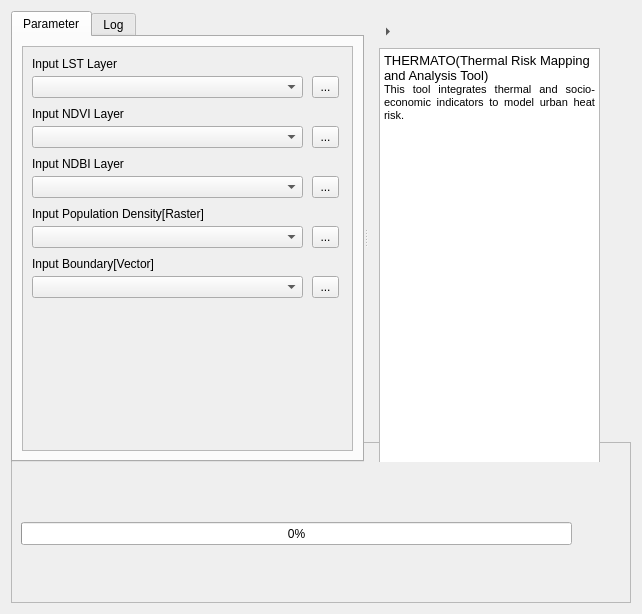
<?xml version="1.0" encoding="UTF-8"?>
<ui version="4.0">
 <class>ThermatoDialogBase</class>
 <widget class="QDialog" name="ThermatoDialogBase">
  <property name="geometry">
   <rect>
    <x>0</x>
    <y>0</y>
    <width>642</width>
    <height>614</height>
   </rect>
  </property>
  <property name="windowTitle">
   <string>THERMATO (Thermal Risk Mapping and Analysis Tool)</string>
  </property>
  <widget class="QFrame" name="frame">
   <property name="geometry">
    <rect>
     <x>11</x>
     <y>442</y>
     <width>620</width>
     <height>161</height>
    </rect>
   </property>
   <property name="frameShape">
    <enum>QFrame::StyledPanel</enum>
   </property>
   <property name="frameShadow">
    <enum>QFrame::Raised</enum>
   </property>
   <widget class="QProgressBar" name="progressBar">
    <property name="geometry">
     <rect>
      <x>10</x>
      <y>80</y>
      <width>551</width>
      <height>23</height>
     </rect>
    </property>
    <property name="value">
     <number>0</number>
    </property>
    <property name="textVisible">
     <bool>true</bool>
    </property>
    <property name="orientation">
     <enum>Qt::Horizontal</enum>
    </property>
    <property name="invertedAppearance">
     <bool>false</bool>
    </property>
    <property name="textDirection">
     <enum>QProgressBar::TopToBottom</enum>
    </property>
   </widget>
  </widget>
  <widget class="QSplitter" name="splitter">
   <property name="geometry">
    <rect>
     <x>11</x>
     <y>11</y>
     <width>631</width>
     <height>451</height>
    </rect>
   </property>
   <property name="orientation">
    <enum>Qt::Horizontal</enum>
   </property>
   <widget class="QTabWidget" name="TabWidget">
    <property name="currentIndex">
     <number>0</number>
    </property>
    <widget class="QWidget" name="Parameter">
     <property name="enabled">
      <bool>true</bool>
     </property>
     <attribute name="title">
      <string>Parameter</string>
     </attribute>
     <layout class="QVBoxLayout" name="verticalLayout_3">
      <item>
       <widget class="QScrollArea" name="scrollArea">
        <property name="widgetResizable">
         <bool>true</bool>
        </property>
        <widget class="QWidget" name="scrollAreaWidgetContents">
         <property name="geometry">
          <rect>
           <x>0</x>
           <y>0</y>
           <width>341</width>
           <height>398</height>
          </rect>
         </property>
         <layout class="QHBoxLayout" name="horizontalLayout_3">
          <item>
           <widget class="QWidget" name="widget_2" native="true">
            <widget class="QToolButton" name="btnLST">
             <property name="geometry">
              <rect>
               <x>280</x>
               <y>20</y>
               <width>27</width>
               <height>22</height>
              </rect>
             </property>
             <property name="text">
              <string>...</string>
             </property>
            </widget>
            <widget class="QComboBox" name="cmbNDBI">
             <property name="geometry">
              <rect>
               <x>0</x>
               <y>120</y>
               <width>271</width>
               <height>22</height>
              </rect>
             </property>
            </widget>
            <widget class="QLabel" name="leLST">
             <property name="geometry">
              <rect>
               <x>0</x>
               <y>0</y>
               <width>111</width>
               <height>16</height>
              </rect>
             </property>
             <property name="text">
              <string>Input LST Layer</string>
             </property>
            </widget>
            <widget class="QLabel" name="leNDVI">
             <property name="geometry">
              <rect>
               <x>0</x>
               <y>50</y>
               <width>111</width>
               <height>16</height>
              </rect>
             </property>
             <property name="text">
              <string>Input NDVI Layer</string>
             </property>
            </widget>
            <widget class="QLabel" name="leNDBI">
             <property name="geometry">
              <rect>
               <x>0</x>
               <y>100</y>
               <width>111</width>
               <height>16</height>
              </rect>
             </property>
             <property name="text">
              <string>Input NDBI Layer</string>
             </property>
            </widget>
            <widget class="QLabel" name="lePopulationDensity">
             <property name="geometry">
              <rect>
               <x>0</x>
               <y>150</y>
               <width>211</width>
               <height>16</height>
              </rect>
             </property>
             <property name="text">
              <string>Input Population Density[Raster]</string>
             </property>
            </widget>
            <widget class="QComboBox" name="cmbLST">
             <property name="geometry">
              <rect>
               <x>0</x>
               <y>20</y>
               <width>271</width>
               <height>22</height>
              </rect>
             </property>
            </widget>
            <widget class="QComboBox" name="cmbNDVI">
             <property name="geometry">
              <rect>
               <x>0</x>
               <y>70</y>
               <width>271</width>
               <height>22</height>
              </rect>
             </property>
            </widget>
            <widget class="QComboBox" name="cmbPopulationDensity">
             <property name="geometry">
              <rect>
               <x>0</x>
               <y>170</y>
               <width>271</width>
               <height>22</height>
              </rect>
             </property>
            </widget>
            <widget class="QToolButton" name="btnNDVI">
             <property name="geometry">
              <rect>
               <x>280</x>
               <y>70</y>
               <width>27</width>
               <height>22</height>
              </rect>
             </property>
             <property name="text">
              <string>...</string>
             </property>
            </widget>
            <widget class="QToolButton" name="btnNDBI">
             <property name="geometry">
              <rect>
               <x>280</x>
               <y>120</y>
               <width>27</width>
               <height>22</height>
              </rect>
             </property>
             <property name="text">
              <string>...</string>
             </property>
            </widget>
            <widget class="QToolButton" name="btnPopulationDensity">
             <property name="geometry">
              <rect>
               <x>280</x>
               <y>170</y>
               <width>27</width>
               <height>22</height>
              </rect>
             </property>
             <property name="text">
              <string>...</string>
             </property>
            </widget>
            <widget class="QComboBox" name="cmbBoundary">
             <property name="geometry">
              <rect>
               <x>0</x>
               <y>220</y>
               <width>271</width>
               <height>22</height>
              </rect>
             </property>
            </widget>
            <widget class="QLabel" name="leBoundary">
             <property name="geometry">
              <rect>
               <x>0</x>
               <y>200</y>
               <width>211</width>
               <height>16</height>
              </rect>
             </property>
             <property name="text">
              <string>Input Boundary[Vector]</string>
             </property>
            </widget>
            <widget class="QToolButton" name="btnBoundary">
             <property name="geometry">
              <rect>
               <x>280</x>
               <y>220</y>
               <width>27</width>
               <height>22</height>
              </rect>
             </property>
             <property name="text">
              <string>...</string>
             </property>
            </widget>
           </widget>
          </item>
         </layout>
        </widget>
       </widget>
      </item>
     </layout>
    </widget>
    <widget class="QWidget" name="Log">
     <attribute name="title">
      <string>Log</string>
     </attribute>
     <widget class="QWidget" name="layoutWidget">
      <property name="geometry">
       <rect>
        <x>0</x>
        <y>0</y>
        <width>361</width>
        <height>461</height>
       </rect>
      </property>
      <layout class="QVBoxLayout" name="verticalLayout">
       <item>
        <widget class="QTextEdit" name="textEdit">
         <property name="readOnly">
          <bool>true</bool>
         </property>
        </widget>
       </item>
       <item>
        <layout class="QHBoxLayout" name="horizontalLayout">
         <item>
          <spacer name="horizontalSpacer">
           <property name="orientation">
            <enum>Qt::Horizontal</enum>
           </property>
           <property name="sizeHint" stdset="0">
            <size>
             <width>40</width>
             <height>20</height>
            </size>
           </property>
          </spacer>
         </item>
         <item>
          <widget class="QPushButton" name="btnSaveLog">
           <property name="text">
            <string/>
           </property>
           <property name="icon">
            <iconset>
             <normaloff>E:/Download/icons8-save-48.png</normaloff>E:/Download/icons8-save-48.png</iconset>
           </property>
           <property name="iconSize">
            <size>
             <width>20</width>
             <height>20</height>
            </size>
           </property>
           <property name="flat">
            <bool>true</bool>
           </property>
          </widget>
         </item>
         <item>
          <widget class="QPushButton" name="btnCopyLog">
           <property name="text">
            <string/>
           </property>
           <property name="icon">
            <iconset>
             <normaloff>E:/Download/icons8-copy-48.png</normaloff>E:/Download/icons8-copy-48.png</iconset>
           </property>
           <property name="iconSize">
            <size>
             <width>20</width>
             <height>20</height>
            </size>
           </property>
           <property name="flat">
            <bool>true</bool>
           </property>
          </widget>
         </item>
         <item>
          <widget class="QPushButton" name="btnClearLog">
           <property name="text">
            <string/>
           </property>
           <property name="icon">
            <iconset>
             <normaloff>E:/Download/icons8-clear-48.png</normaloff>E:/Download/icons8-clear-48.png</iconset>
           </property>
           <property name="iconSize">
            <size>
             <width>20</width>
             <height>20</height>
            </size>
           </property>
           <property name="flat">
            <bool>true</bool>
           </property>
          </widget>
         </item>
        </layout>
       </item>
      </layout>
     </widget>
    </widget>
   </widget>
   <widget class="QWidget" name="infoPanel" native="true">
    <widget class="QWidget" name="layoutWidget">
     <property name="geometry">
      <rect>
       <x>11</x>
       <y>11</y>
       <width>221</width>
       <height>471</height>
      </rect>
     </property>
     <layout class="QVBoxLayout" name="verticalLayout_2">
      <item>
       <layout class="QHBoxLayout" name="horizontalLayout_2">
        <property name="spacing">
         <number>7</number>
        </property>
        <item>
         <widget class="QToolButton" name="btnToggle">
          <property name="sizePolicy">
           <sizepolicy hsizetype="Fixed" vsizetype="Fixed">
            <horstretch>0</horstretch>
            <verstretch>0</verstretch>
           </sizepolicy>
          </property>
          <property name="text">
           <string>...</string>
          </property>
          <property name="iconSize">
           <size>
            <width>10</width>
            <height>10</height>
           </size>
          </property>
          <property name="checkable">
           <bool>true</bool>
          </property>
          <property name="autoRaise">
           <bool>true</bool>
          </property>
          <property name="arrowType">
           <enum>Qt::RightArrow</enum>
          </property>
         </widget>
        </item>
        <item>
         <spacer name="horizontalSpacer_2">
          <property name="orientation">
           <enum>Qt::Horizontal</enum>
          </property>
          <property name="sizeHint" stdset="0">
           <size>
            <width>40</width>
            <height>20</height>
           </size>
          </property>
         </spacer>
        </item>
       </layout>
      </item>
      <item>
       <widget class="QWidget" name="widget" native="true">
        <property name="sizePolicy">
         <sizepolicy hsizetype="Preferred" vsizetype="Expanding">
          <horstretch>0</horstretch>
          <verstretch>0</verstretch>
         </sizepolicy>
        </property>
        <widget class="QTextEdit" name="textEdit_2">
         <property name="geometry">
          <rect>
           <x>0</x>
           <y>0</y>
           <width>221</width>
           <height>451</height>
          </rect>
         </property>
         <property name="html">
          <string>&lt;!DOCTYPE HTML PUBLIC &quot;-//W3C//DTD HTML 4.0//EN&quot; &quot;http://www.w3.org/TR/REC-html40/strict.dtd&quot;&gt;
&lt;html&gt;&lt;head&gt;&lt;meta name=&quot;qrichtext&quot; content=&quot;1&quot; /&gt;&lt;style type=&quot;text/css&quot;&gt;
p, li { white-space: pre-wrap; }
&lt;/style&gt;&lt;/head&gt;&lt;body style=&quot; font-family:'MS Shell Dlg 2'; font-size:7.8pt; font-weight:400; font-style:normal;&quot;&gt;
&lt;p style=&quot; margin-top:0px; margin-bottom:0px; margin-left:0px; margin-right:0px; -qt-block-indent:0; text-indent:0px;&quot;&gt;&lt;span style=&quot; font-size:10pt;&quot;&gt;THERMATO(Thermal Risk Mapping and Analysis Tool)&lt;/span&gt;&lt;/p&gt;
&lt;p align=&quot;justify&quot; style=&quot; margin-top:0px; margin-bottom:0px; margin-left:0px; margin-right:0px; -qt-block-indent:0; text-indent:0px;&quot;&gt;&lt;span style=&quot; font-size:8pt;&quot;&gt;This tool integrates thermal and socio-economic indicators to model urban heat risk.&lt;/span&gt;&lt;/p&gt;
&lt;p align=&quot;justify&quot; style=&quot;-qt-paragraph-type:empty; margin-top:0px; margin-bottom:0px; margin-left:0px; margin-right:0px; -qt-block-indent:0; text-indent:0px; font-size:10pt;&quot;&gt;&lt;br /&gt;&lt;/p&gt;&lt;/body&gt;&lt;/html&gt;</string>
         </property>
        </widget>
       </widget>
      </item>
     </layout>
    </widget>
   </widget>
  </widget>
 </widget>
 <resources/>
 <connections/>
</ui>
